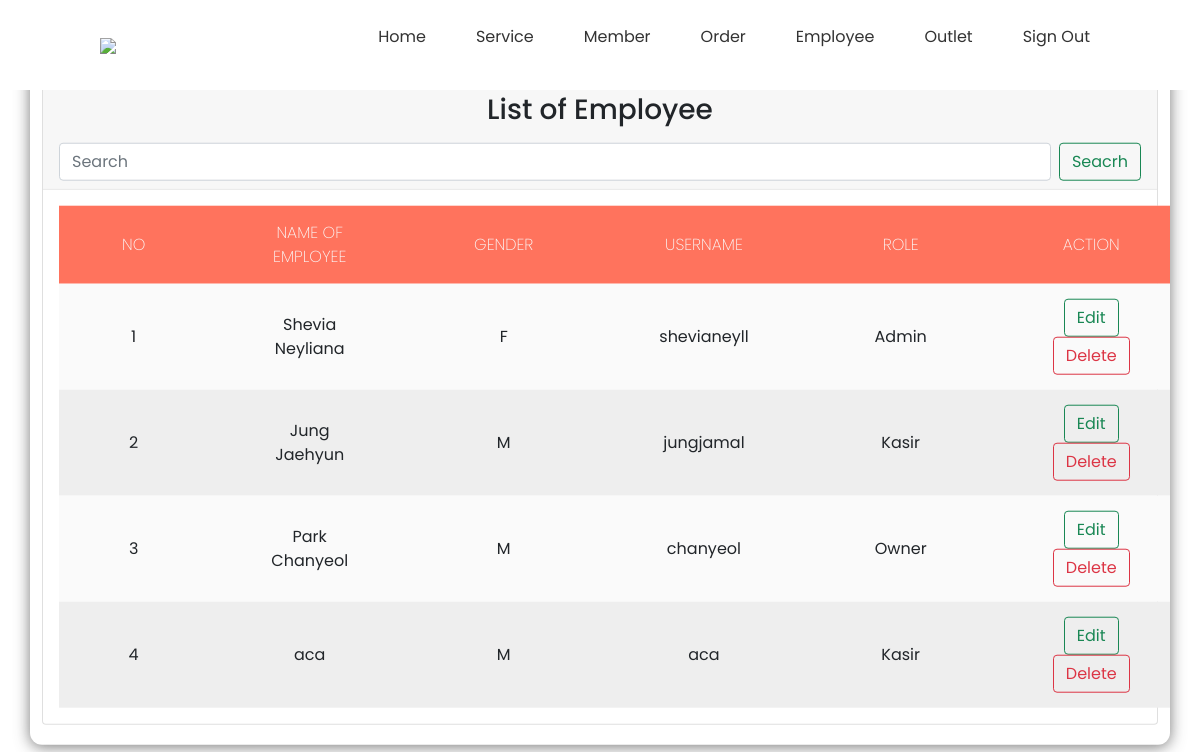
The app's page /view_employee.php (signed in) with its own data.
### tables this page shows
CREATE TABLE `user` (
  `id_user` int(11) NOT NULL,
  `nama_user` varchar(100) NOT NULL,
  `jenis_kelamin` enum('M','F') NOT NULL,
  `username` varchar(30) NOT NULL,
  `password` text NOT NULL,
  `role` enum('Admin','Kasir','Owner') NOT NULL
);

### view_employee.php (the view, shortened to what this page needs)
<!DOCTYPE html>
<html lang="en">
<head>
    <link href="https://cdn.jsdelivr.net/npm/bootstrap@5.0.1/dist/css/bootstrap.min.css" rel="stylesheet"
>
    <link rel="stylesheet" href="https://cdnjs.cloudflare.com/ajax/libs/font-awesome/6.1.1/css/all.min.css"
 />
    <link rel="stylesheet" href="css/view_employee.css">
</head>
<body>
    <?php
        include "navbar.php";
    ?>
    <div class="container">
        <div class="card">
            <div class="card-header">
                <h3 class="mt-2 mb-3 text-center">List of Employee</h3>
                <form method="POST" action="view_employee.php" class="d-flex">
                    <input type="search" name="cari" class="form-control me-2" placeholder="Search">
                    <button class="btn btn-outline-success" type="submit">Seacrh</button>
                </form>
            </div>
            <div class="card-body">
                <table>
                    <thead>
                        <tr>
                            <th>NO</th>
                            <th>NAME OF EMPLOYEE</th>
                            <th>GENDER</th>
                            <th>USERNAME</th>
                            <th>ROLE</th>
                            <th>ACTION</th>
                        </tr>
                    </thead>
                    <tbody>
                        <?php
                            include "koneksi.php";
                            if(isset($_POST['cari'])){
                                $cari=$_POST['cari'];
                                $query_user=mysqli_query($conn,"SELECT * from user where id_user='$cari' or nama_user like '%$cari%' or role='$cari'");
                            }else{
                                $query_user=mysqli_query($conn,"SELECT * from user");
                            }
                            $no=0;
                            while($data_user=mysqli_fetch_array($query_user)){
                                $no++;
                        ?>
                            <tr>
                                <td><?=$no?></td>
                                <td><?=$data_user['nama_user']?></td>
                                <td><?=$data_user['jenis_kelamin']?></td>
                                <td><?=$data_user['username']?></td>
                                <td><?=$data_user['role']?></td>
                                <td>
                                    <a href="edit_employee.php?id_user=<?=$data_user ['id_user']?>" class="btn btn-outline-success">Edit</a>
                                    <a href="delete_employee.php?id_user=<?=$data_user ['id_user']?>" class="btn btn-outline-danger"
                                    onclick="return confirm('Are you sure want to delete this employee?')">Delete</a>
                                </td>
                            </tr>
                        <?php
                            }
                        ?>
                    </tbody>
                </table>
            </div>
        </div>
    </div><br>
</body>
</html>

### css/view_employee.css (style rules this page uses)
* { margin:0; padding: 0; outline: 0; }
.container { padding-top: 20px; padding-bottom: 20px; position: absolute; left: 50%; top: 50%; transform: translate(-50%,-50%); width: 100%; border-collapse: collapse; border-spacing: 0; box-shadow: 0 2px 15px rgba(64,64,64,.7); border-radius: 12px 12px 12px 12px; overflow: hidden; }
.card-body { text-align: center; }
td , th { padding: 15px 63px; text-align: center; }
th { background-color: #ff735d; color: #fafafa; font-family: 'Poppins',Sans-serif; font-weight: 200; text-transform: uppercase; }
tr { width: 100%; background-color: #fafafa; font-family: 'Poppins', sans-serif; }
tr:nth-child(even) { background-color: #eeeeee; }

### css/navbar.css (style rules this page uses)
* { margin: 0; padding: 0; box-sizing: border-box; font-family: 'Poppins', sans serif; }

### records on screen
user: nama_user "Shevia Neyliana", jenis_kelamin "F", username "shevianeyll", role "Admin"
user: nama_user "Jung Jaehyun", jenis_kelamin "M", username "jungjamal", role "Kasir"
user: nama_user "Park Chanyeol", jenis_kelamin "M", username "chanyeol", role "Owner"
user: nama_user "aca", jenis_kelamin "M", username "aca", role "Kasir"
